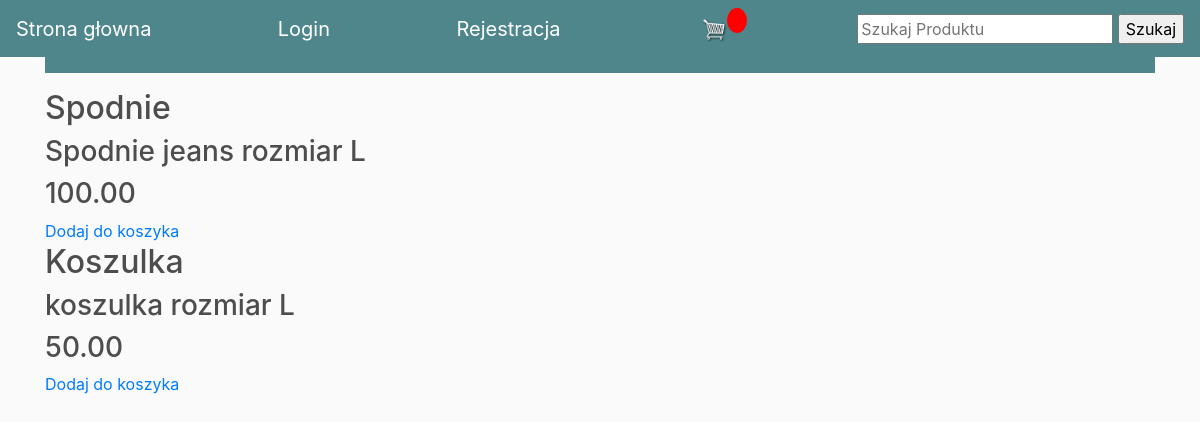
/shop/search/, run on an earlier commit of the app's database.
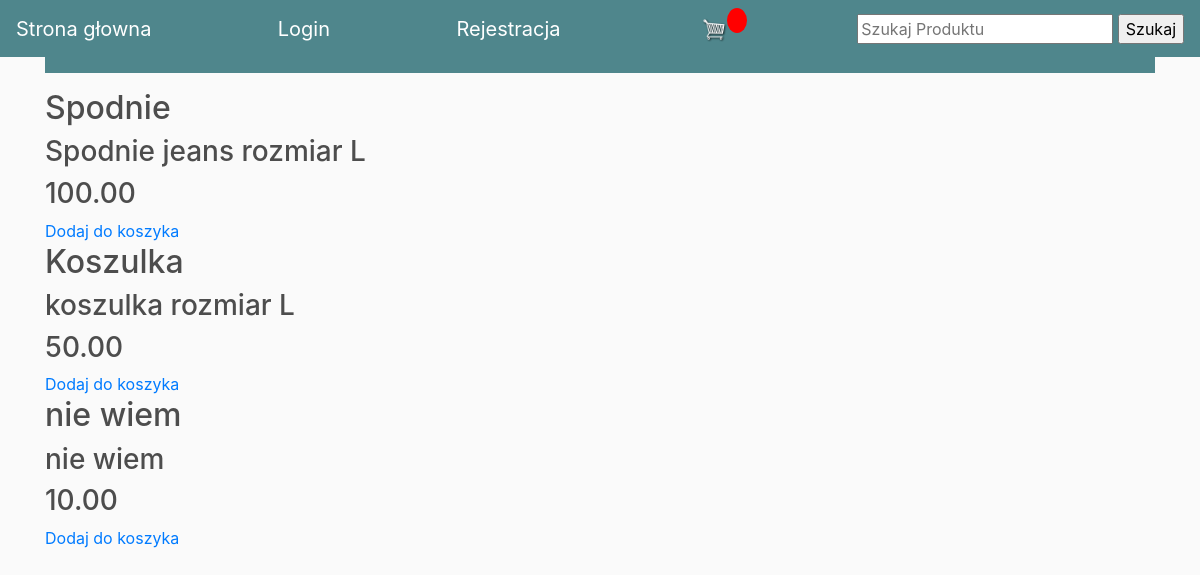
And on a later commit of the database.
### shop/models.py (models this page shows)
class Product(models.Model):
    name = models.CharField(max_length=200)
    price = models.DecimalField(max_digits=5, decimal_places=2)
    description = models.TextField()
    category = models.ForeignKey(Category, on_delete=models.CASCADE)

### shop/views.py (the view)
# urls.py: path('search/', views.search, name='search'),
def search(request):
    query = request.GET.get('q')
    if query:
        results = Product.objects.filter(Q(name__icontains=query) | Q(description__icontains=query))
    else:
        results = Product.objects.all()
    return render(request, 'search_results.html', {'results': results})

### templates/search_results.html
{% extends 'base.html' %}
{% block content %}
{% for result in results %}
	<h2>{{ result.name }}</h2>
    <h3>{{ result.description }}</h3>
    <h3>{{ result.price }}</h3>
    <a href="{% url 'add_to_cart' result.id%}">Dodaj do koszyka</a>
{% endfor %}
{% endblock %}

### templates/base.html (shortened to what this page needs)
<!DOCTYPE html>
<html lang="en">
{% load static %}
<head>
    <link rel="stylesheet" href="https://stackpath.bootstrapcdn.com/bootstrap/4.4.1/css/bootstrap.min.css"
>
    <link rel="stylesheet" type="text/css" href="{% static 'css/main.css' %}">
</head>
<body>
<nav class="navbar navbar-dark bg-dark">
    <a class="navbar-brand" href="{% url 'index' %}">Strona głowna</a>
        {% if not user.is_authenticated %}
    <a class="navbar-brand" href="{% url 'login' %}">Login</a>
    <a class="navbar-brand" href="{% url 'register' %}">Rejestracja</a>
        {% endif %}
        <div class="form-inline my-2 my-lg-0">
            <a href="{% url 'cart' %}">
                <img id="cart-icon" src="{% static 'images/cart.png' %}">
            </a>
            <p id="cart-total">{{ cartItems }}</p>
        </div>
    <form method="GET" action="{% url 'search' %}">
        <input type="text" name="q" placeholder="Szukaj Produktu">
        <input type="submit" value="Szukaj">
    </form>
</nav>
<div class="container category-product">
<ul class="navbar  navbar-dark bg-dark c ">
</ul>
</div>
<div class="container">
    {% block content %}
    {% endblock %}
</div>
</body>
</html>

### shop/static/css/main.css (style rules this page uses)
body { background-color: hsl(0, 0%, 98%); }
h1,h2,h3,h4,h5,h6 { color:hsl(0, 0%, 30%); }
ul { list-style-type: none; }
.bg-dark { background-color: #4f868c!important; }
#cart-icon { width:25px; display: inline-block; margin-left: 15px; }
#cart-total { display: block; text-align: center; color:#fff; background-color: red; width: 20px; height: 25px; border-radius: 50%; font-size: 14px; }

What changed in the data, as far as the page shows it:
added Product: name "nie wiem", description "nie wiem", price "10.00"
